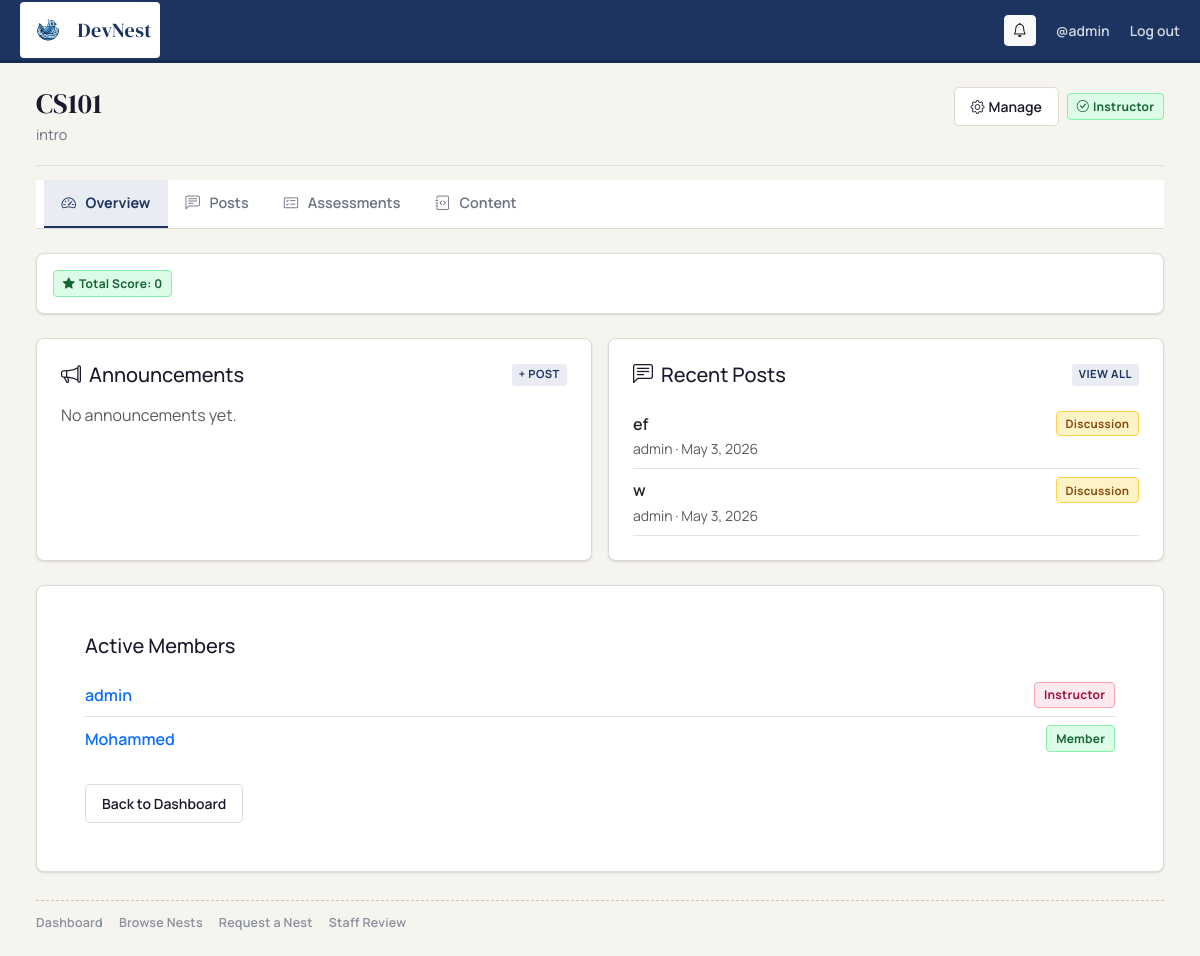
The app's page /nests/1/ (signed in), older data.
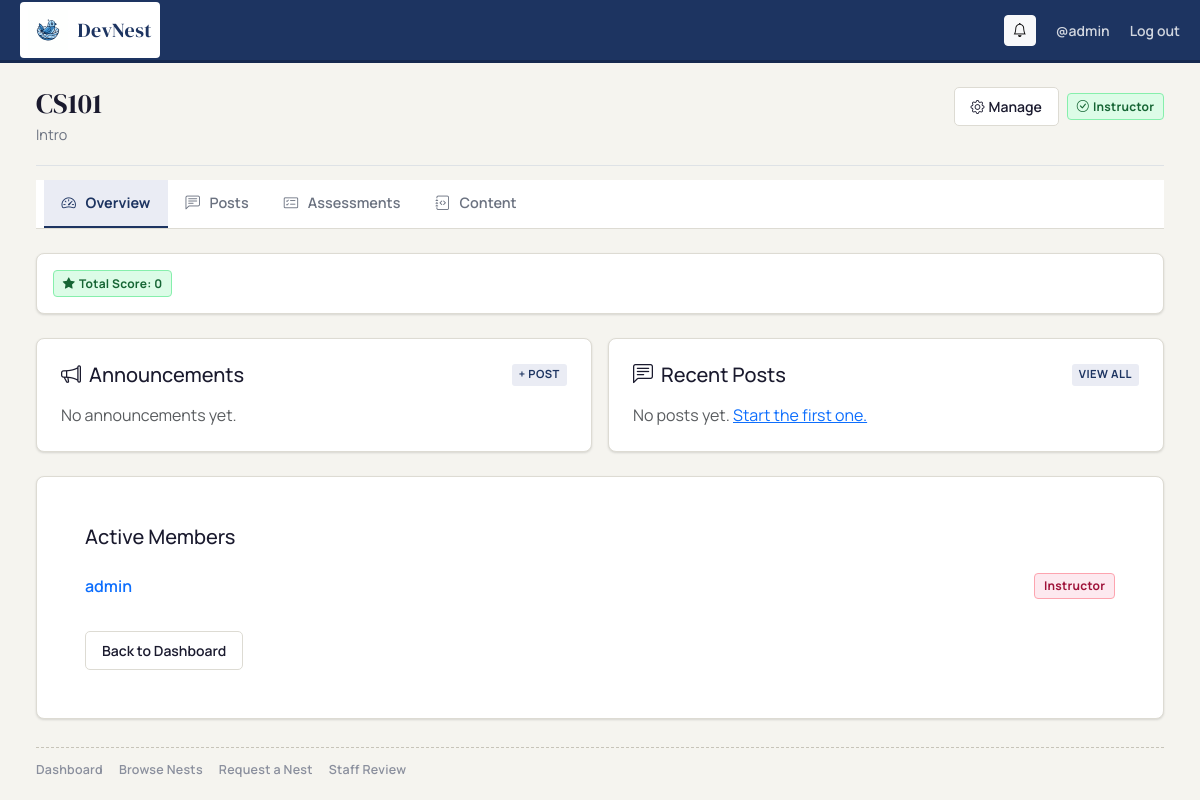
The same page, newer data.
### nests/models.py (models this page shows, shortened)
class Nest(models.Model):
    class Status(models.TextChoices):
        PENDING  = 'pending',  'Pending'
        APPROVED = 'approved', 'Approved'
        REJECTED = 'rejected', 'Rejected'
    name        = models.CharField(max_length=255)
    description = models.TextField()
    creator     = models.ForeignKey(settings.AUTH_USER_MODEL, on_delete=models.CASCADE)
    members     = models.ManyToManyField(
        settings.AUTH_USER_MODEL,
        through='NestMembership',
        related_name='nests',
    )
    status      = models.CharField(
        max_length=20,
        choices=Status.choices,
        default=Status.PENDING,
    )
    created_at  = models.DateTimeField(auto_now_add=True)
    def membership_for(self, user):
        if not getattr(user, 'is_authenticated', False):
            return None
        return self.memberships.filter(user=user, status=NestMembership.Status.ACTIVE).first()
    def is_nest_staff(self, user):
        m = self.membership_for(user)
        return m is not None and m.role in (NestMembership.Role.INSTRUCTOR, NestMembership.Role.ASSISTANT)

class NestMembership(models.Model):
    class Role(models.TextChoices):
        INSTRUCTOR = 'instructor', 'Instructor'
        ASSISTANT  = 'assistant',  'Assistant'
        MEMBER     = 'member',     'Member'
    class Status(models.TextChoices):
        PENDING  = 'pending',  'Pending'
        ACTIVE   = 'active',   'Active'
        REJECTED = 'rejected', 'Rejected'
    nest      = models.ForeignKey(Nest, on_delete=models.CASCADE, related_name='memberships')
    user      = models.ForeignKey(settings.AUTH_USER_MODEL, on_delete=models.CASCADE, related_name='nest_memberships')
    role      = models.CharField(max_length=20, choices=Role.choices, default=Role.MEMBER)
    status    = models.CharField(max_length=20, choices=Status.choices, default=Status.PENDING)
    joined_at = models.DateTimeField(auto_now_add=True)
    class Meta:
        constraints = [
            models.UniqueConstraint(fields=['nest', 'user'], name='unique_nest_membership')
        ]
        ordering = ['nest', 'joined_at']

### posts/models.py (models this page shows, shortened)
class Post(models.Model):
    user = models.ForeignKey(User, on_delete=models.CASCADE)
    nest = models.ForeignKey(Nest, on_delete=models.CASCADE, related_name='posts', null=True, blank=True)
    title = models.CharField(max_length=200)
    content = models.TextField()
    is_pinned = models.BooleanField(default=False)
    post_type = models.ForeignKey(PostType, on_delete=models.CASCADE, default=None, null=True, blank=True)
    tags = models.ManyToManyField(PostTag, blank=True, related_name='posts')
    created_at = models.DateTimeField(auto_now_add=True)
    class Meta:
        ordering = ['-created_at']

class PostType(models.Model):
    name = models.CharField(max_length=128, unique=True)

### nests/views.py (the view)
# urls.py: path('<int:nest_id>/',        views.nest_detail_view,       name='nest_detail'),
def nest_detail_view(request: HttpRequest, nest_id: int):
    if not request.user.is_authenticated:
        return _require_auth(request, 'You must be signed in to view nest details.')
    """Dashboard for an approved nest: shows announcements and recent posts."""
    nest = get_object_or_404(Nest, pk=nest_id, status=Nest.Status.APPROVED)
    membership = nest.membership_for(request.user)
    pending_membership = nest.memberships.filter(
        user=request.user, status=NestMembership.Status.PENDING
    ).first()
    total_score = (
        Submission.objects
        .filter(student=request.user, assessment__nest=nest)
        .aggregate(total=Sum('score'))['total'] or 0
    )
    ann_type = PostType.objects.filter(name='Announcement').first()
    announcements = (
        Post.objects.filter(nest=nest, post_type=ann_type).order_by('-created_at')[:5]
        if ann_type else []
    )
    recent_posts = (
        Post.objects.filter(nest=nest)
        .exclude(post_type=ann_type)
        .order_by('-created_at')[:5]
        if ann_type else Post.objects.filter(nest=nest).order_by('-created_at')[:5]
    )
    return render(request, 'nests/nest_detail.html', {
        'nest': nest,
        'membership': membership,
        'pending_membership': pending_membership,
        'can_manage': nest.is_nest_staff(request.user) or nest.is_site_staff(request.user),
        'announcements': announcements,
        'recent_posts': recent_posts,
        'total_score': total_score,
    })

### main/context_processors.py (called while the page is built)
def notifications_context(request):
    if not getattr(request.user, 'is_authenticated', False):
        return {
            'unread_notifications': [],
            'unread_notifications_count': 0,
        }
    unread_qs = Notification.objects.filter(user=request.user, is_read=False)
    return {
        'unread_notifications': list(unread_qs[:8]),
        'unread_notifications_count': unread_qs.count(),
    }

### nests/templates/nests/nest_detail.html (shortened to what this page needs)
{% extends "nests/nest_detail_base.html" %}
{% block tab_overview %}active{% endblock %}
{% block feature_content %}
<div class="nest-surface p-3 mb-4">
    <span class="nest-chip nest-chip-approved">
        <i class="bi bi-star-fill me-1"></i> Total Score: {{ total_score }}
    </span>
</div>
<div class="row g-3 mb-4">
    <div class="col-12 col-lg-6">
        <div class="nest-surface p-4 h-100 d-flex flex-column">
            <div class="d-flex justify-content-between align-items-center mb-3">
                <h5 class="mb-0"><i class="bi bi-megaphone me-2"></i>Announcements</h5>
                {% if can_manage %}
                    <a href="{% url 'nests:nest_posts' nest_id=nest.pk %}" class="nest-subnav-badge text-decoration-none">+ Post</a>
                {% endif %}
            </div>
            {% if announcements %}
                <ul class="list-group list-group-flush">
                    {% for post in announcements %}
                        <li class="list-group-item px-0 py-2 border-0 border-bottom">
                            <div class="fw-semibold">{{ post.title }}</div>
                            <small class="text-muted">{{ post.user.username }} &middot; {{ post.created_at|date:"M j, Y" }}</small>
                        </li>
                    {% endfor %}
                </ul>
            {% else %}
                <p class="text-muted mb-0">No announcements yet.</p>
            {% endif %}
        </div>
    </div>
    <div class="col-12 col-lg-6">
        <div class="nest-surface p-4 h-100 d-flex flex-column">
            <div class="d-flex justify-content-between align-items-center mb-3">
                <h5 class="mb-0"><i class="bi bi-chat-left-text me-2"></i>Recent Posts</h5>
                <a href="{% url 'nests:nest_posts' nest_id=nest.pk %}" class="nest-subnav-badge text-decoration-none">View all</a>
            </div>
            {% if recent_posts %}
                <ul class="list-group list-group-flush">
                    {% for post in recent_posts %}
                        <li class="list-group-item px-0 py-2 border-0 border-bottom">
                            <div class="d-flex justify-content-between align-items-center gap-2">
                                <span class="fw-semibold">{{ post.title }}</span>
                                {% if post.post_type %}
                                    <span class="nest-chip nest-chip-pending" style="font-size:.72rem">{{ post.post_type.name }}</span>
                                {% endif %}
                            </div>
                            <small class="text-muted">{{ post.user.username }} &middot; {{ post.created_at|date:"M j, Y" }}</small>
                        </li>
                    {% endfor %}
                </ul>
            {% else %}
                <p class="text-muted mb-0">No posts yet. <a href="{% url 'nests:nest_posts' nest_id=nest.pk %}">Start the first one.</a></p>
            {% endif %}
        </div>
    </div>
</div>
<div class="nest-surface p-4 p-md-5">
    <h5 class="mb-3">Active Members</h5>
    <ul class="list-group list-group-flush mt-2">
        {% for m in nest.memberships.all %}
            {% if m.status == 'active' %}
                <li class="list-group-item d-flex justify-content-between align-items-center px-0">
                    <a href="{% url 'accounts:user_profile_view' user_name=m.user.username %}" class="fw-semibold text-decoration-none">{{ m.user.username }}</a>
                    <span class="nest-chip {% if m.role == 'instructor' %}nest-chip-rejected{% elif m.role == 'assistant' %}nest-chip-pending{% else %}nest-chip-approved{% endif %}">
                        {{ m.get_role_display }}
                    </span>
                </li>
            {% endif %}
        {% empty %}
            <li class="list-group-item px-0 text-muted">No members yet.</li>
        {% endfor %}
    </ul>
    <div class="mt-4">
        <a href="{% url 'nests:nest_dashboard' %}" class="nest-btn-soft">Back to Dashboard</a>
    </div>
</div>
{% endblock feature_content %}

### nests/templates/nests/nest_detail_base.html (shortened to what this page needs)
{% extends "nests/base.html" %}
{% block content %}
{% if nest %}
<div class="nest-page-head pb-3 mb-0 border-bottom">
    <div>
        <h2 class="nest-page-title">{{ nest.name }}</h2>
        <p class="nest-page-subtitle mb-1">{{ nest.description }}</p>
    </div>
    <div class="d-flex gap-2 flex-wrap align-items-center">
        {% if can_manage %}
            <a href="{% url 'nests:manage_nest' nest_id=nest.pk %}" class="nest-btn-soft">
                <i class="bi bi-gear me-1"></i> Manage
            </a>
        {% endif %}
        {% if membership %}
            <span class="nest-chip nest-chip-approved align-self-center">
                <i class="bi bi-check-circle me-1"></i> {{ membership.get_role_display }}
            </span>
        {% elif pending_membership %}
            <span class="nest-chip nest-chip-pending align-self-center">
                <i class="bi bi-hourglass-split me-1"></i> Request Pending
            </span>
        {% endif %}
    </div>
</div>
<div class="nest-subnav-wrap">
    <nav class="nest-subnav" aria-label="Nest feature navigation">
        <a href="{% url 'nests:nest_detail' nest_id=nest.pk %}"
           class="nest-subnav-link {% block tab_overview %}{% endblock %}">
            <i class="bi bi-speedometer2 me-1"></i> Overview
        </a>
        <a href="{% url 'nests:nest_posts' nest_id=nest.pk %}"
           class="nest-subnav-link {% block tab_posts %}{% endblock %}">
            <i class="bi bi-chat-left-text me-1"></i> Posts
        </a>
        <a href="{% url 'assessments:assessment_page_view' nest_id=nest.pk %}"
           class="nest-subnav-link {% block tab_assessments %}{% endblock %}">
            <i class="bi bi-card-checklist me-1"></i> Assessments
        </a>
        <a href="{% url 'content:all_titles_view' %}?nest_id={{ nest.pk }}"
           class="nest-subnav-link {% block tab_content %}{% endblock %}">
            <i class="bi bi-journal-code me-1"></i> Content
        </a>
    </nav>
</div>
{% endif %}
{% block feature_content %}{% endblock %}
{% endblock %}

Row changes from the older to the newer data that the page shows:
no longer on this page (row edited): Post: title "ef", post_type.name "Discussion", user.username "admin", created_at "May 3, 2026"
removed Post: title "w", post_type.name "Discussion", user.username "admin", created_at "May 3, 2026"
no longer on this page (row edited): NestMembership: user.username "Mohammed", role "Member"
changed Nest "CS101": description "intro" → "Intro"
Text that changed along with them:
text now shown: "No posts yet. Start the first one."
